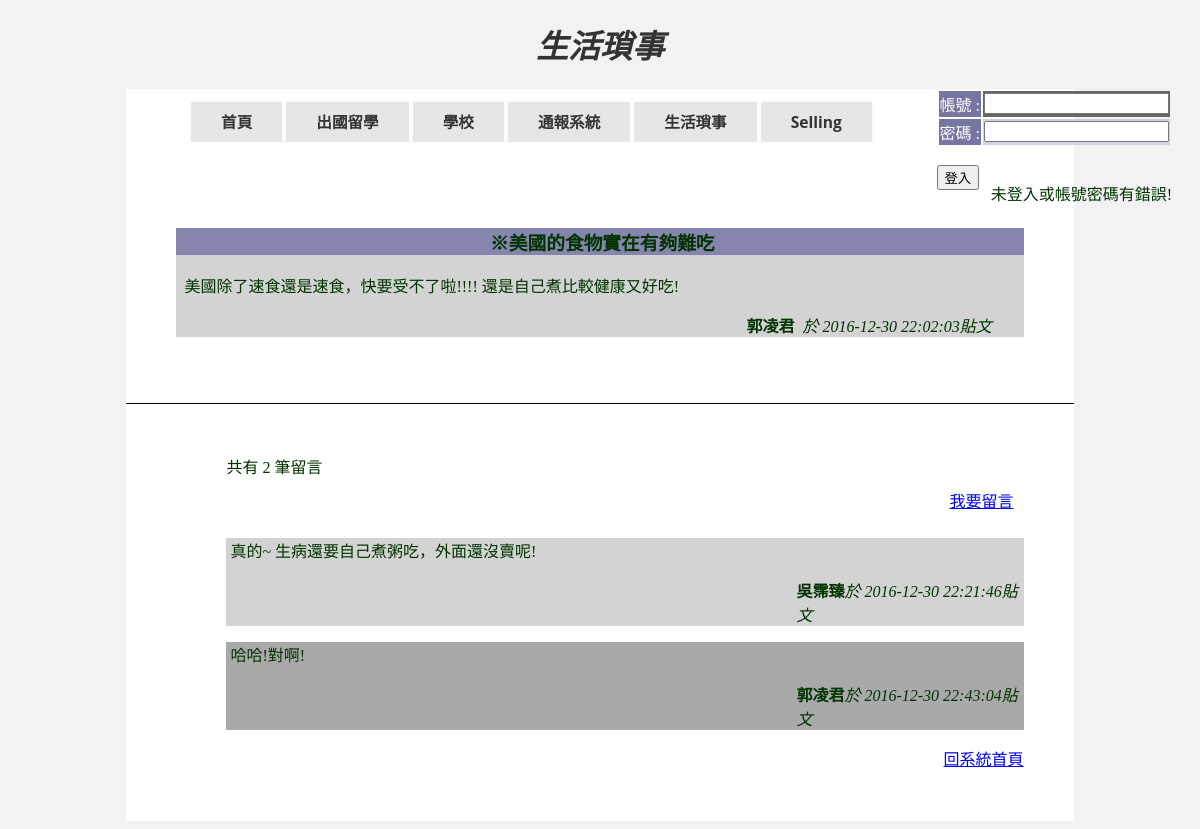
/detailed.php?detailed=74, run on the app's committed database.
### tables this page shows
CREATE TABLE IF NOT EXISTS `post` (
  `貼文編號` int(10) unsigned NOT NULL AUTO_INCREMENT,
  `姓名` varchar(20) NOT NULL DEFAULT '無名氏',
  `標題` varchar(30) NOT NULL,
  `貼文內容` varchar(256) DEFAULT NULL,
  `日期時間` datetime NOT NULL,
  `category` varchar(11) DEFAULT NULL,
  `school_name` varchar(11) NOT NULL,
  PRIMARY KEY (`貼文編號`)
);

CREATE TABLE IF NOT EXISTS `comment` (
  `留言編號` int(10) unsigned NOT NULL AUTO_INCREMENT,
  `姓名` varchar(20) NOT NULL DEFAULT '無名氏',
  `留言` varchar(256) DEFAULT NULL,
  `日期時間` datetime NOT NULL,
  `topic_id` int(11) NOT NULL,
  PRIMARY KEY (`留言編號`)
);

### detailed.php (the view, shortened to what this page needs)
<?php
include("mysql.inc.php");
if (!empty($_GET['detailed'])){
  $sql = "SELECT * FROM post WHERE 貼文編號 = '{$_GET['detailed']}'";
  $result=mysqli_query($conn, $sql);
  $thing=mysqli_fetch_array($result);
  $sql = "SELECT * FROM comment WHERE topic_id = '{$_GET['detailed']}'";
  $res=mysqli_query($conn, $sql);
  $numRows = mysqli_num_rows($res);
}
else {
  header("Location: lifething.php");
}
?>
<!DOCTYPE html>
<html>
<head>
		<link rel="stylesheet" href="forum.css">
</head>
<body>
<div><h1>生活瑣事</h1></div>
	  <P align=right><?php
          if(isset($_SESSION['user_id'])) { echo $msg = "歡迎".$_SESSION['yourname']."登入!"; ?></p>
			  <form action="logout.php">
			  <br><br><br>
			  <p><input type="submit" value="登出" style="float:right;"></p>
  <?php  } else { $msg = "未登入或帳號密碼有錯誤!"; ?>
	  <form style="padding: 0px 20px 0px 0px; float:right;" action="login.php" method="post">
  <table style="color:white" name="login">
 <tr>
   <td style="color:white;background-color:#7676a3">帳號 : </td>
   <td><input type="text" name="User_id"
             size="20" maxlength="10" required></td>
 </tr>
 <tr>
   <td style="background-color:#7676a3">密碼 : </td>
   <td><input type="password" name="password"
              size="20" maxlength="10" required></td>
 </tr>
</table>
<br>
 <p style="float:right;" type="hidden"><?php echo $msg; ?></p>
<input type="submit" value="登入"><br/><br/>
<?php } ?>
</form>
	  <div id="wrapper">
	  <nav>
      <ul class="drop-down-menu">
	    <li><a href="index.php">首頁</a>
        <li><a href="studyabroad.php">出國留學</a>
        </li>
        <li><a href="school.php">學校</a>
        </li>
        <li><a href="#">通報系統</a>
        </li>
        <li><a href="lifething.php">生活瑣事</a>
        </li>
        <li><a href="#">Selling</a>
    </ul>
      </nav>
	  <div id="maintext" style="border-bottom: 1px solid #000; ">
      <?php
	        echo "
			<div style='background-color:lightGrey;'>
	   <h3 style='background-color:#8585ad; text-align:center;'><strong>&nbsp;※".$thing['標題']."</h2></strong>
       <p style='background-color:lightGrey; text-align:left;'>&nbsp;&nbsp;".$thing['貼文內容']."</p>
	   <p style='background-color:lightGrey; padding-left:570px;'><strong>".$thing['姓名']."</strong>&nbsp;&nbsp;<em>於 {$thing['日期時間']}貼文</em></p></div>";
	  ?>
  </div>
  <div id="maintext" style="text-align: left; padding-left:100px;">
  <?php echo "共有 $numRows 筆留言 "; ?>
  <div id="navigation"><a href="leavemsg2.php?detailed=<?php echo $_GET['detailed']; ?>">我要留言</a></div>
	<?php
if ($numRows>0) {
  echo '<ul>';
  $i=1;
  while ($thisr = mysqli_fetch_array($res)) {
    $name=htmlspecialchars($thisr['姓名'], ENT_QUOTES);
    $message=htmlspecialchars($thisr['留言'], ENT_QUOTES);
	$message=str_replace('  ', '&nbsp;&nbsp;', nl2br($message));
	if ($i%2==0) {$liclass='even';}
    else         {$liclass='odd';}
	echo "<li class=\"$liclass\">";
	echo " <p>&nbsp;{$message}</p>
		  <p style='padding-left:570px;'><strong>$name</strong><em>於 {$thisr['日期時間']}貼文</em></p>";
	echo "</li>";
    $i++;
  }
  echo '</ul>';
}
?>
  <p><a href="lifething.php" style="float:right;">回系統首頁</a></p>
</body>
</html>

### forum.css (style rules this page uses)
body { background-color: #f2f2f2; color: #003300; font-family: Palatino Linotype; }
#wrapper { width: 80%; min-width: 500px; max-width: 970px; margin-right: auto; margin-left: auto; background-color: #f2f2f2; padding: 0px 0px 25px 0px; background-color: #FFFFFF; text-align: center; }
nav ul { padding: 5px; margin: 6px; }
nav ul li { list-style: none; display: inline; font-size: 1.2em; font-weight: bold; border: 0px solid #f2f2f2; background-color: #e6e6e6; }
h1 { font-style: italic; font-family: Palatino Linotype; font-size: 2.0em; color: #333333; text-align: center; }
tr:nth-of-type(even) { background-color: #d1d1e0; }
tr:first-of-type { background-color: #666; color: #7676a3; }
ul { margin: 0; padding: 0; list-style: none; }
ul.drop-down-menu { display: inline-block; font-family: 'Open Sans', Arial, sans-serif; font-size: 13px; top: 0%; }
ul.drop-down-menu li { position: relative; }
ul.drop-down-menu > li { float: left; }
ul.drop-down-menu a { background-color: #fff; color: #333; display: block; padding: 0px 30px; text-decoration: none; line-height: 40px; border: 2px solid #fcfcfc; background-color: #e6e6e6; }
div#maintext { background-color:white; font-size: 16px; padding: 50px; text-align: left; }
div#navigation { padding: 10px; text-align: right; }
.odd { background-color: lightGrey; }
.even { background-color: darkGray; }

### data on the page
post: 標題 "美國的食物實在有夠難吃", 貼文內容 "美國除了速食還是速食，快要受不了啦!!!! 還是自己煮比較健康又好吃!", 姓名 "郭凌君", 日期時間 "2016-12-30 22:02:03"
comment: 留言 "真的~ 生病還要自己煮粥吃，外面還沒賣呢!", 姓名 "吳霈臻", 日期時間 "2016-12-30 22:21:46"
comment: 留言 "哈哈!對啊!", 姓名 "郭凌君", 日期時間 "2016-12-30 22:43:04"

### other printed values
$msg "未登入或帳號密碼有錯誤!"
$numRows "2"
